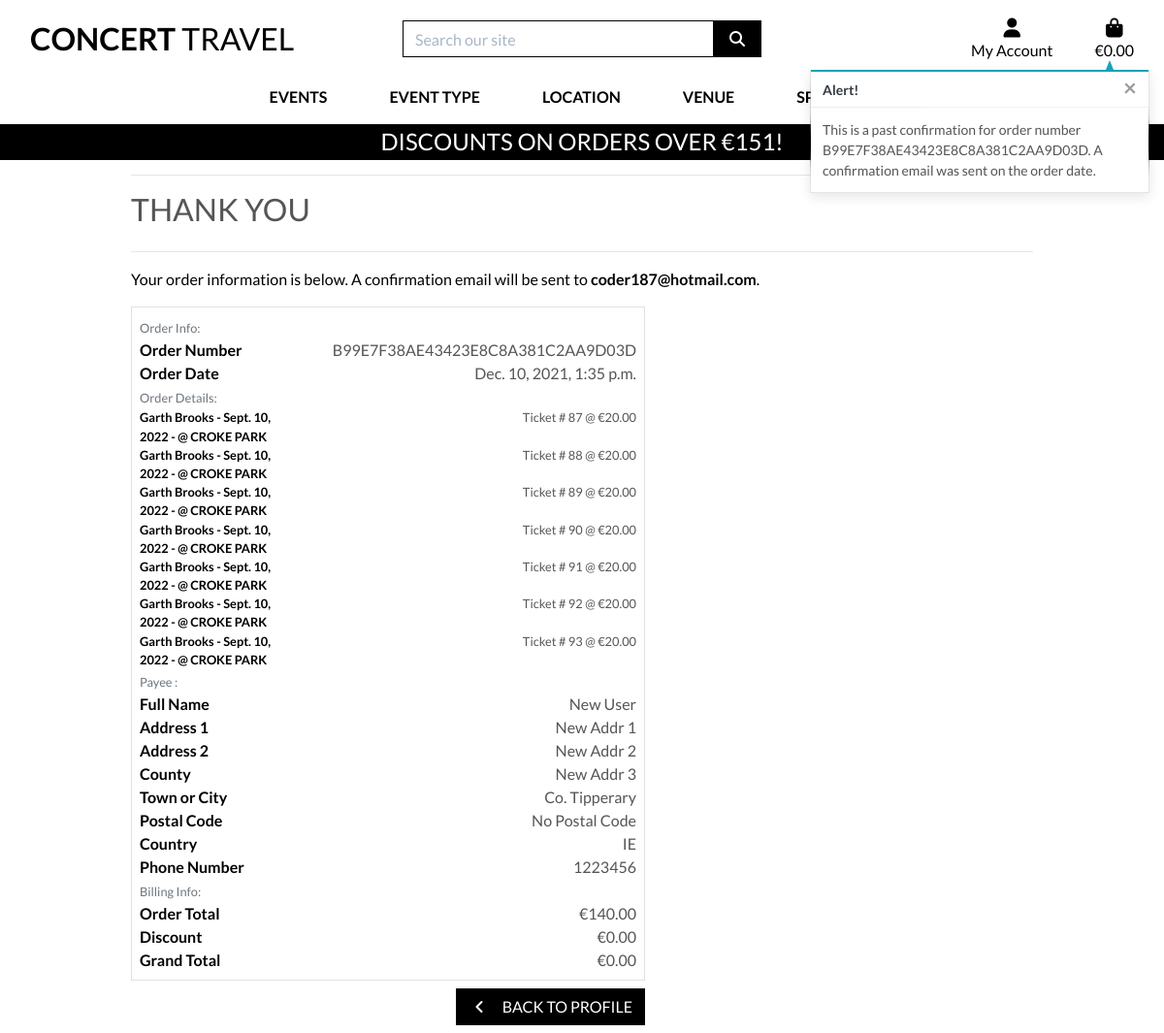
/profile/order_history/B99E7F38AE43423E8C8A381C2AA9D03D, run on the app's committed database.
### checkout/models.py (models this page shows, shortened)
class Order(models.Model):
    order_number = models.CharField(max_length=32, null=False, editable=False)
    full_name = models.CharField(max_length=50, null=False, blank=False)
    email = models.EmailField(max_length=254, null=False, blank=False)
    phone_number = models.CharField(max_length=20, null=False, blank=False)
    country = CountryField(blank_label='Country *', null=False, blank=False)
    postcode = models.CharField(max_length=20, null=True, blank=True)
    town_or_city = models.CharField(max_length=40, null=False, blank=False)
    street_address1 = models.CharField(max_length=80, null=False, blank=False)
    street_address2 = models.CharField(max_length=80, null=True, blank=True)
    county = models.CharField(max_length=80, null=True, blank=True)
    date = models.DateTimeField(auto_now_add=True)
    order_total = models.DecimalField(max_digits=10, decimal_places=2, null=False, default=0)
    original_bag = models.TextField(null=False, blank=False, default='')
    stripe_pid = models.CharField(max_length=254, null=False, blank=False, default='')
    user_profile = models.ForeignKey(UserProfile, on_delete=models.SET_NULL,
                                     null=True, blank=True, related_name='orders')
    discount = models.DecimalField(max_digits=6, decimal_places=2,
                                        null=False, default=0)
    grand_total = models.DecimalField(max_digits=10, decimal_places=2,
                                      null=False, default=0)

class OrderLineItem(models.Model):
    ticket_no = models.AutoField(primary_key=True)
    order = models.ForeignKey(Order, null=False, blank=False, on_delete=models.PROTECT, related_name='lineitems')
    event = models.ForeignKey(EventList, null=False, blank=False, on_delete=models.PROTECT,related_name='eventrecord')
    pickloc = models.ForeignKey(PickLoc, null=False, blank=False, on_delete=models.PROTECT)
    price = models.DecimalField(max_digits=6, decimal_places=2, null=False, blank=False, default=0)
    pax_fullname = models.CharField(max_length=50, null=True, blank=True)
    pax_email = models.CharField(max_length=50, null=True, blank=True)
    pax_tel = models.CharField(max_length=20, null=True, blank=True)

### events/models.py (models this page shows, shortened)
class EventList(models.Model):
    event_type = models.ForeignKey('EventType', on_delete=models.PROTECT)
    event_dest = models.ForeignKey('Destination', on_delete=models.PROTECT)
    name = models.CharField(max_length=254)
    description = models.CharField(max_length=254)
    event_date = models.DateField()
    publish = models.BooleanField(default=True)
    long_desc = models.TextField(null=True, blank=True)
    image_url = models.URLField(max_length=1024, null=True, blank=True)
    image = models.ImageField(null=True, blank=True)

class Destination(models.Model):
    destination = models.CharField(max_length=254)
    friendly_name = models.CharField(max_length=254, null=True, blank=True)
    def __str__(self):
        return self.destination

### profiles/views.py (the view)
# urls.py: path('order_history/<order_number>',
def order_history(request, order_number):
    order = get_object_or_404(Order, order_number=order_number)
    messages.info(request, (
        f'This is a past confirmation for order number {order_number}. '
        'A confirmation email was sent on the order date.'
    ))
    template = 'checkout/checkout_success.html'
    context = {
        'order': order,
        'from_profile': True,
    }
    return render(request, template, context)

### checkout/templates/checkout/checkout_success.html (shortened to what this page needs)
{% extends "base.html" %}
{% load static %}
{% load checkout-tools %}
{% block extra-css %}
    <link rel="stylesheet" href="{% static 'checkout/css/checkout.css' %}">
{% endblock %}
{% block page_header %}
    <div class="container header-container">
    </div>
{% endblock %}
{% block content %}
    <div class="overlay"></div>
    <div class="container">
        <div class="row">
            <div class="col">
                <hr>
                <h2 class="logo-font mb-4">Thank You</h2>
                <hr>
                <p class="text-black">Your order information is below. A confirmation email will be sent to <strong>{{ order.email }}</strong>.</p>
            </div>
        </div>
        <div class="row">
            <div class="col-12 col-lg-7">
                <div class="order-confirmation-wrapper p-2 border">
                    <div class="row">
                        <div class="col">
                            <small class="text-muted">Order Info:</small>
                        </div>
                    </div>
                    <div class="row">
                        <div class="col-12 col-md-4">
                            <p class="mb-0 text-black font-weight-bold">Order Number</p>
                        </div>
                        <div class="col-12 col-md-8 text-md-right">
                            <p class="mb-0">{{ order.order_number }}</p>
                        </div>
                    </div>
                    <div class="row">
                        <div class="col-12 col-md-4">
                            <p class="mb-0 text-black font-weight-bold">Order Date</p>
                        </div>
                        <div class="col-12 col-md-8 text-md-right">
                            <p class="mb-0">{{ order.date }}</p>
                        </div>
                    </div>
                    <div class="row">
                        <div class="col">
                            <small class="text-muted">Order Details:</small>
                        </div>
                    </div>
                    {% for item in order.lineitems.all %}
                    <div class="row">
                        <div class="col-12 col-md-4">
                            <p class="small mb-0 text-black font-weight-bold">
                                {{ item.event.name }} - {{item.event.event_date }} - @ {{ item.event.event_dest|upper }}
                            </p>
                        </div>
                        <div class="col-12 col-md-8 text-md-right">
                            <p class="small mb-0"> Ticket # {{ item.ticket_no }} @ €{{ item.price }}</p>
                        </div>
                    </div>
                    {% endfor %}
                    <div class="row">
                        <div class="col">
                            <small class="text-muted">Payee :</small>
                        </div>
                    </div>
                    <div class="row">
                        <div class="col-12 col-md-4">
                            <p class="mb-0 text-black font-weight-bold">Full Name</p>
                        </div>
                        <div class="col-12 col-md-8 text-md-right">
                            <p class="mb-0">{{ order.full_name }}</p>
                        </div>
                    </div>
                    <div class="row">
                        <div class="col-12 col-md-4">
                            <p class="mb-0 text-black font-weight-bold">Address 1</p>
                        </div>
                        <div class="col-12 col-md-8 text-md-right">
                            <p class="mb-0">{{ order.street_address1 }}</p>
                        </div>
                    </div>
                    {% if order.street_address2 %}
                    <div class="row">
                        <div class="col-12 col-md-4">
                            <p class="mb-0 text-black font-weight-bold">Address 2</p>
                        </div>
                        <div class="col-12 col-md-8 text-md-right">
                            <p class="mb-0">{{ order.street_address2 }}</p>
                        </div>
                    </div>
                    {% endif %}
                    {% if order.county %}
                    <div class="row">
                        <div class="col-12 col-md-4">
                            <p class="mb-0 text-black font-weight-bold">County</p>
                        </div>
                        <div class="col-12 col-md-8 text-md-right">
                            <p class="mb-0">{{ order.county }}</p>
                        </div>
                    </div>
                    {% endif %}
                    <div class="row">
                        <div class="col-12 col-md-4">
                            <p class="mb-0 text-black font-weight-bold">Town or City</p>
                        </div>
                        <div class="col-12 col-md-8 text-md-right">
                            <p class="mb-0">{{ order.town_or_city }}</p>
                        </div>
                    </div>
                    {% if order.postcode %}
                    <div class="row">
                        <div class="col-12 col-md-4">
                            <p class="mb-0 text-black font-weight-bold">Postal Code</p>
                        </div>
                        <div class="col-12 col-md-8 text-md-right">
                            <p class="mb-0">{{ order.postcode }}</p>
                        </div>
                    </div>
                    {% endif %}
                    <div class="row">
                        <div class="col-12 col-md-4">
                            <p class="mb-0 text-black font-weight-bold">Country</p>
                        </div>
                        <div class="col-12 col-md-8 text-md-right">
                            <p class="mb-0">{{ order.country }}</p>
                        </div>
                    </div>
                    <div class="row">
                        <div class="col-12 col-md-4">
                            <p class="mb-0 text-black font-weight-bold">Phone Number</p>
                        </div>
                        <div class="col-12 col-md-8 text-md-right">
                            <p class="mb-0">{{ order.phone_number }}</p>
                        </div>
                    </div>
                    <div class="row">
                        <div class="col">
                            <small class="text-muted">Billing Info:</small>
                        </div>
                    </div>
                    <div class="row">
                        <div class="col-12 col-md-4">
                            <p class="mb-0 text-black font-weight-bold">Order Total</p>
                        </div>
                        <div class="col-12 col-md-8 text-md-right">
                            <p class="mb-0">€{{ order.order_total }}</p>
                        </div>
                    </div>
                    <div class="row">
                        <div class="col-12 col-md-4">
                            <p class="mb-0 text-black font-weight-bold">Discount</p>
                        </div>
                        <div class="col-12 col-md-8 text-md-right">
                            <p class="mb-0">€{{ order.discount }}</p>
                        </div>
                    </div>
                    <div class="row">
                        <div class="col-12 col-md-4">
                            <p class="mb-0 text-black font-weight-bold">Grand Total</p>
                        </div>
                        <div class="col-12 col-md-8 text-md-right">
                            <p class="mb-0">€{{ order.grand_total }}</p>
                        </div>
                    </div>
                </div>
            </div>
        </div>
        <div class="row">
			<div class="col-12 col-lg-7 text-right">
                {% if from_profile %}
                    <a href="{% url 'profile' %}" class="btn btn-black rounded-0 my-2">
					    <span class="icon mr-2">
						    <i class="fas fa-angle-left"></i>
					    </span>
					    <span class="text-uppercase">Back To Profile</span>
				    </a>
                {% endif %}
			</div>
		</div>
    </div>
{% endblock %}

### static/css/base.css (style rules this page uses)
html { height: 100%; }
body { height: calc(100vh - 164px); color: #555; font-family: 'Lato'; ; }
.icon { align-items: center; display: inline-flex; justify-content: center; height: 1.5rem; width: 1.5rem; }
.logo-font { text-transform: uppercase; }
.btn-black { background: black; color: white; }
.text-black { color: #000 !important; }
.overlay { height: 100%; width: 100%; top: 0; left: 0; position: fixed; background: white; z-index: -1; }
@media (min-width: 1200px) { .container { max-width: 80%; } }
@media (min-width: 992px) { .header-container { padding-top: 164px; } }

### data on the page
Order: email "coder187@hotmail.com", order_number "B99E7F38AE43423E8C8A381C2AA9D03D", date "Dec. 10, 2021, 1:35 p.m.", full_name "New User", street_address1 "New Addr 1", street_address2 "New Addr 2", county "New Addr 3", town_or_city "Co. Tipperary", postcode "No Postal Code", country "IE", phone_number "1223456", order_total "140.00", discount "0.00", grand_total "0.00"
OrderLineItem: event.name "Garth Brooks", event.event_date "Sept. 10, 2022", event.event_dest "CROKE PARK", ticket_no "87", price "20.00"
OrderLineItem: event.name "Garth Brooks", event.event_date "Sept. 10, 2022", event.event_dest "CROKE PARK", ticket_no "88", price "20.00"
OrderLineItem: event.name "Garth Brooks", event.event_date "Sept. 10, 2022", event.event_dest "CROKE PARK", ticket_no "89", price "20.00"
OrderLineItem: event.name "Garth Brooks", event.event_date "Sept. 10, 2022", event.event_dest "CROKE PARK", ticket_no "90", price "20.00"
OrderLineItem: event.name "Garth Brooks", event.event_date "Sept. 10, 2022", event.event_dest "CROKE PARK", ticket_no "91", price "20.00"
OrderLineItem: event.name "Garth Brooks", event.event_date "Sept. 10, 2022", event.event_dest "CROKE PARK", ticket_no "92", price "20.00"
OrderLineItem: event.name "Garth Brooks", event.event_date "Sept. 10, 2022", event.event_dest "CROKE PARK", ticket_no "93", price "20.00"

### other printed values
{{ discount_threshold }} "151"
{{ message }} "This is a past confirmation for order number B99E7F38AE43423E8C8A381C2AA9D03D. A confirmation email was sent on the order date."
